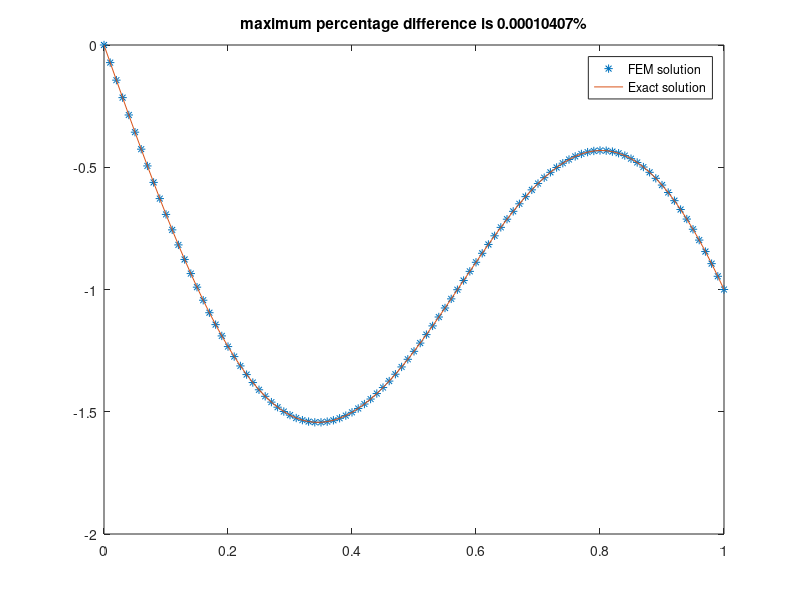

The MATLAB source for this figure:
load('glob_Jacobian_matrix.txt');
load('glob_residual_vec.txt');
Y=-glob_Jacobian_matrix\glob_residual_vec;
U_init=zeros(99,1);

U_new=U_init+Y;
U_new=[0;U_new;-1];
X_guess=0:0.01:1;
X_exact=0:0.01:1;
U_exact=(sin(sqrt(30))-1).*X_exact-sin(sqrt(30).*X_exact);

plot(X_guess,U_new,'*');
hold on ;
plot(X_exact,U_exact);
legend('FEM solution','Exact solution');

[val,index]=max(abs(transpose(U_exact)-U_new));
max_pc_difference=abs((val*100)/U_exact(index));

title(['maximum percentage difference is ',num2str(max_pc_difference),'%'])
